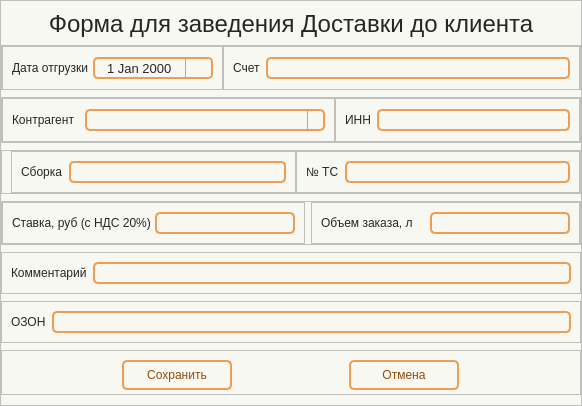
<?xml version="1.0" encoding="UTF-8"?>
<ui version="4.0">
 <class>Form</class>
 <widget class="QWidget" name="Form">
  <property name="geometry">
   <rect>
    <x>0</x>
    <y>0</y>
    <width>582</width>
    <height>406</height>
   </rect>
  </property>
  <property name="windowTitle">
   <string>Form</string>
  </property>
  <property name="styleSheet">
   <string notr="true">Form.QWidget{border: 2px solid #f28223;}

QWidget{
	background-color: #f8f8f2;
}

#Title_label.QLabel {
color: #262626;
font: 18pt &quot;Tahoma&quot;;
}

QLabel {
color: #262626;
font: 10pt &quot;Tahoma&quot;;
}

QPushButton {
	border: 2px solid #f09d54;
	border-radius: 5px;
	background-color: #f8f8f2;
	color: #964b09;
	font: 10pt &quot;Tahoma&quot;;
}

QPushButton:hover {
	background-color: #f28223;
	color: #ffffff;
}

QPushButton:pressed {
	background-color: #f28223;
	border: 2px solid #f28223;
	color: #ffffff;
}


QTableWidget {	
	background-color: #f8f8f2;
	padding: 10px;
	border-radius: 5px;
	gridline-color: #f8994a;
    outline: none;
	color: #262626;
}
QTableWidget::item{
	border-color: #f8994a;
	padding-left: 5px;
	padding-right: 5px;
	gridline-color: #f8994a;
	color: #262626;
	padding: 1px;
    font: 7pt &quot;Tahoma&quot;; 
}
QTableWidget::item:selected{
	background-color: #f28223;
    color: #ffffff;
}
QTableWidget::item:editable {
	background-color: #ffffd0;
	border: #ffffff;
}
QTableWidget::item:focus {
	background-color: #f28223;
	border: 2px solid #ffffff;
}
QHeaderView::section{
	background-color: #f8f8f2;
	border: none;
	border-style: none;
}
QTableWidget::horizontalHeader {	
	background-color: #f8994a;
	font: 10pt &quot;Tahoma&quot;;
}
QHeaderView::section:horizontal {
    border: 1px solid #f8994a;
	background-color: #ffd4af;
	padding: 3px;
	border-top-left-radius: 7px;
    border-top-right-radius: 7px;
    color: #262626;
}
QHeaderView::section:vertical {
    border: 1px solid #f8994a;
	color: #262626;
}

QLineEdit {
	background-color: #f8f8f2;
	border-radius: 5px;
	border: 2px solid #f09d54;
	padding-left: 10px;
	selection-color: rgb(255, 255, 255);
	selection-background-color: #f28223;
    color: #262626;
}
QLineEdit:hover {
	border: 2px solid #f28223;
}
QLineEdit:focus {
	border: 2px solid #f28223;
}

QComboBox {
	background-color: #f8f8f2;
	border-radius: 5px;
	border: 2px solid #f09d54;
	padding-left: 10px;
	selection-color: #f28223;
	selection-background-color: #f28223;
    color: #262626;
	font: 9pt &quot;Tahoma&quot;;
}
QComboBox:hover {
	border: 2px solid #f28223;
	
}
QComboBox:focus {
	border: 2px solid #f28223;
}

QComboBox QAbstractItemView::item {
	color: #262626;
}
QComboBox QAbstractItemView::item::selected {
	background-color: #f09d54;
	color: #ffffff;
}

QComboBox::down-arrow {
	
	image: url(:/icon/icon/chevron-down — копия — копия.svg);
}
QComboBox::drop-down {
    subcontrol-origin: padding;
    subcontrol-position: top right;
    width: 15px;
    border-left-width: 1px;
    border-left-color: #f8994a;
    border-left-style: solid; /* just a single line */
    border-top-right-radius: 3px; /* same radius as the QComboBox */
    border-bottom-right-radius: 3px;
	color: #262626;
}

QScrollBar:horizontal {
    border: none;
    background: #f8994a;
    height: 8px;
    margin: 0px 21px 0 21px;
	border-radius: 0px;
}
QScrollBar::handle:horizontal {
    background: #f6c294;
    min-width: 20px;
	border-radius: 4px
}
QScrollBar::add-line:horizontal {
    border: none;
    background: #f8994a;
    width: 20px;
	border-top-right-radius: 4px;
    border-bottom-right-radius: 4px;
    subcontrol-position: right;
    subcontrol-origin: margin;
}
QScrollBar::sub-line:horizontal {
    border: none;
    background: #f8994a;
    width: 20px;
	border-top-left-radius: 4px;
    border-bottom-left-radius: 4px;
    subcontrol-position: left;
    subcontrol-origin: margin;
}
QScrollBar::up-arrow:horizontal, QScrollBar::down-arrow:horizontal
{
     background: none;
}
QScrollBar::add-page:horizontal, QScrollBar::sub-page:horizontal
{
     background: none;
}
 QScrollBar:vertical {
	border: none;
    background-color: #f8994a;
    width: 8px;
    margin: 21px 0 21px 0;
	border-radius: 0px;
 }
 QScrollBar::handle:vertical {	
	background: #f6c294;
    min-height: 25px;
	border-radius: 4px
 }
 QScrollBar::add-line:vertical {
     border: none;
    background: #f8994a;
     height: 20px;
	border-bottom-left-radius: 4px;
    border-bottom-right-radius: 4px;
     subcontrol-position: bottom;
     subcontrol-origin: margin;
 }
 QScrollBar::sub-line:vertical {
	border: none;
    background: #f8994a;
     height: 20px;
	border-top-left-radius: 4px;
    border-top-right-radius: 4px;
     subcontrol-position: top;
     subcontrol-origin: margin;
 }
 QScrollBar::up-arrow:vertical, QScrollBar::down-arrow:vertical {
     background: none;
 }

 QScrollBar::add-page:vertical, QScrollBar::sub-page:vertical {
     background: none;
 }

QDateEdit {
    background-color: #f8f8f2;
    border-radius: 5px;
    border: 2px solid #f09d54;
    padding-left: 10px; /* Add left padding */
    padding-right: 10px; /* Add right padding to accommodate the dropdown arrow */
    color: #262626;
    font: 10pt &quot;Tahoma&quot;;
    min-width: 80px; /* Minimum width to prevent text clipping */
}

QDateEdit:hover {
    border: 2px solid #f28223;
}

QDateEdit:focus {
    border: 2px solid #f28223;
}

QDateEdit::drop-down {
    subcontrol-origin: padding;
    subcontrol-position: top right;
    width: 25px; /* Keep the dropdown arrow width */
    border-left-width: 1px;
    border-left-color: #f8994a;
    border-left-style: solid;
    border-top-right-radius: 3px;
    border-bottom-right-radius: 3px;
    background-color: #f8f8f2;
}

QDateEdit::down-arrow {
	image: url(:/icon/icon/chevron-down — копия — копия.svg);
    width: 16px;
    height: 16px;
}

/* Calendar Styling */
QCalendarWidget {
    background-color: #f8f8f2;
    border: 2px solid #f28223;
    color: #262626;
}

QCalendarWidget QWidget {
    color: #262626;
}

QCalendarWidget QAbstractItemView {
    background-color: #f8f8f2;
    selection-background-color: #f28223;
    selection-color: #ffffff;
}

QCalendarWidget QToolButton {
    background-color: #ffd4af;
    color: #262626;
    font: 10pt &quot;Tahoma&quot;;
    border-radius: 3px;
    padding: 5px;
}

QCalendarWidget QToolButton:hover {
    background-color: #f28223;
    color: #ffffff;
}

QCalendarWidget QMenu {
    background-color: #f8f8f2;
    border: 1px solid #f28223;
}

QCalendarWidget QSpinBox {
    background-color: #f8f8f2;
    color: #262626;
    border: 1px solid #f09d54;
}

QCalendarWidget QSpinBox::up-button {
    subcontrol-origin: border;
    subcontrol-position: top right;
    width: 15px;
    border-left-width: 1px;
    border-left-color: #f8994a;
    border-left-style: solid;
}

QCalendarWidget QSpinBox::down-button {
    subcontrol-origin: border;
    subcontrol-position: bottom right;
    width: 15px;
    border-left-width: 1px;
    border-left-color: #f8994a;
    border-left-style: solid;
}

QCalendarWidget QSpinBox::up-arrow {
	image: url(:/icon/icon/chevron-up — копия — копия.svg);
    width: 10px;
    height: 10px;
}

QCalendarWidget QSpinBox::down-arrow {
	image: url(:/icon/icon/chevron-down — копия — копия.svg);
    width: 10px;
    height: 10px;
}
</string>
  </property>
  <layout class="QHBoxLayout" name="horizontalLayout">
   <property name="spacing">
    <number>0</number>
   </property>
   <property name="leftMargin">
    <number>0</number>
   </property>
   <property name="topMargin">
    <number>0</number>
   </property>
   <property name="rightMargin">
    <number>0</number>
   </property>
   <property name="bottomMargin">
    <number>0</number>
   </property>
   <item>
    <widget class="QWidget" name="widget" native="true">
     <layout class="QHBoxLayout" name="horizontalLayout_17">
      <property name="spacing">
       <number>0</number>
      </property>
      <property name="leftMargin">
       <number>0</number>
      </property>
      <property name="topMargin">
       <number>0</number>
      </property>
      <property name="rightMargin">
       <number>0</number>
      </property>
      <property name="bottomMargin">
       <number>0</number>
      </property>
      <item>
       <widget class="QFrame" name="frame_2">
        <property name="frameShape">
         <enum>QFrame::Shape::StyledPanel</enum>
        </property>
        <property name="frameShadow">
         <enum>QFrame::Shadow::Raised</enum>
        </property>
        <layout class="QVBoxLayout" name="verticalLayout">
         <property name="spacing">
          <number>7</number>
         </property>
         <property name="leftMargin">
          <number>0</number>
         </property>
         <property name="topMargin">
          <number>9</number>
         </property>
         <property name="rightMargin">
          <number>0</number>
         </property>
         <property name="bottomMargin">
          <number>10</number>
         </property>
         <item>
          <widget class="QLabel" name="Title_label">
           <property name="maximumSize">
            <size>
             <width>16777215</width>
             <height>40</height>
            </size>
           </property>
           <property name="font">
            <font>
             <family>Tahoma</family>
             <pointsize>18</pointsize>
             <italic>false</italic>
             <bold>false</bold>
            </font>
           </property>
           <property name="text">
            <string>Форма для заведения Доставки до клиента</string>
           </property>
           <property name="alignment">
            <set>Qt::AlignmentFlag::AlignCenter</set>
           </property>
          </widget>
         </item>
         <item>
          <widget class="QFrame" name="frame_date_bill">
           <property name="minimumSize">
            <size>
             <width>0</width>
             <height>45</height>
            </size>
           </property>
           <property name="frameShape">
            <enum>QFrame::Shape::StyledPanel</enum>
           </property>
           <property name="frameShadow">
            <enum>QFrame::Shadow::Raised</enum>
           </property>
           <layout class="QHBoxLayout" name="horizontalLayout_8">
            <property name="spacing">
             <number>0</number>
            </property>
            <property name="leftMargin">
             <number>0</number>
            </property>
            <property name="topMargin">
             <number>0</number>
            </property>
            <property name="rightMargin">
             <number>0</number>
            </property>
            <property name="bottomMargin">
             <number>0</number>
            </property>
            <item>
             <widget class="QFrame" name="frame_5">
              <property name="minimumSize">
               <size>
                <width>0</width>
                <height>44</height>
               </size>
              </property>
              <property name="frameShape">
               <enum>QFrame::Shape::StyledPanel</enum>
              </property>
              <property name="frameShadow">
               <enum>QFrame::Shadow::Raised</enum>
              </property>
              <layout class="QHBoxLayout" name="horizontalLayout_5">
               <property name="spacing">
                <number>4</number>
               </property>
               <item>
                <widget class="QLabel" name="label_3">
                 <property name="text">
                  <string>Дата отгрузки</string>
                 </property>
                </widget>
               </item>
               <item>
                <widget class="QDateEdit" name="line_deliv_date">
                 <property name="minimumSize">
                  <size>
                   <width>104</width>
                   <height>22</height>
                  </size>
                 </property>
                 <property name="maximumSize">
                  <size>
                   <width>16777215</width>
                   <height>22</height>
                  </size>
                 </property>
                 <property name="font">
                  <font>
                   <family>Tahoma</family>
                   <pointsize>10</pointsize>
                   <italic>false</italic>
                   <bold>false</bold>
                   <kerning>false</kerning>
                  </font>
                 </property>
                 <property name="calendarPopup">
                  <bool>true</bool>
                 </property>
                </widget>
               </item>
              </layout>
             </widget>
            </item>
            <item>
             <widget class="QFrame" name="frame">
              <property name="minimumSize">
               <size>
                <width>0</width>
                <height>44</height>
               </size>
              </property>
              <property name="frameShape">
               <enum>QFrame::Shape::StyledPanel</enum>
              </property>
              <property name="frameShadow">
               <enum>QFrame::Shadow::Raised</enum>
              </property>
              <layout class="QHBoxLayout" name="horizontalLayout_2">
               <item>
                <widget class="QLabel" name="label">
                 <property name="text">
                  <string>Счет</string>
                 </property>
                </widget>
               </item>
               <item>
                <widget class="QLineEdit" name="line_bill">
                 <property name="minimumSize">
                  <size>
                   <width>160</width>
                   <height>22</height>
                  </size>
                 </property>
                 <property name="maximumSize">
                  <size>
                   <width>16777215</width>
                   <height>22</height>
                  </size>
                 </property>
                </widget>
               </item>
              </layout>
             </widget>
            </item>
           </layout>
          </widget>
         </item>
         <item>
          <widget class="QFrame" name="frame_customer">
           <property name="minimumSize">
            <size>
             <width>0</width>
             <height>45</height>
            </size>
           </property>
           <property name="frameShape">
            <enum>QFrame::Shape::StyledPanel</enum>
           </property>
           <property name="frameShadow">
            <enum>QFrame::Shadow::Raised</enum>
           </property>
           <layout class="QHBoxLayout" name="horizontalLayout_7">
            <property name="spacing">
             <number>0</number>
            </property>
            <property name="leftMargin">
             <number>0</number>
            </property>
            <property name="topMargin">
             <number>0</number>
            </property>
            <property name="rightMargin">
             <number>0</number>
            </property>
            <property name="bottomMargin">
             <number>0</number>
            </property>
            <item>
             <widget class="QFrame" name="frame_3">
              <property name="minimumSize">
               <size>
                <width>330</width>
                <height>44</height>
               </size>
              </property>
              <property name="frameShape">
               <enum>QFrame::Shape::StyledPanel</enum>
              </property>
              <property name="frameShadow">
               <enum>QFrame::Shadow::Raised</enum>
              </property>
              <layout class="QHBoxLayout" name="horizontalLayout_3">
               <property name="spacing">
                <number>0</number>
               </property>
               <property name="leftMargin">
                <number>9</number>
               </property>
               <property name="topMargin">
                <number>0</number>
               </property>
               <property name="rightMargin">
                <number>9</number>
               </property>
               <property name="bottomMargin">
                <number>0</number>
               </property>
               <item>
                <widget class="QLabel" name="label_2">
                 <property name="minimumSize">
                  <size>
                   <width>73</width>
                   <height>0</height>
                  </size>
                 </property>
                 <property name="maximumSize">
                  <size>
                   <width>73</width>
                   <height>16777215</height>
                  </size>
                 </property>
                 <property name="text">
                  <string>Контрагент</string>
                 </property>
                </widget>
               </item>
               <item>
                <widget class="QComboBox" name="line_cust_name">
                 <property name="minimumSize">
                  <size>
                   <width>240</width>
                   <height>22</height>
                  </size>
                 </property>
                 <property name="maximumSize">
                  <size>
                   <width>16777215</width>
                   <height>22</height>
                  </size>
                 </property>
                </widget>
               </item>
              </layout>
             </widget>
            </item>
            <item>
             <widget class="QFrame" name="frame_4">
              <property name="minimumSize">
               <size>
                <width>0</width>
                <height>44</height>
               </size>
              </property>
              <property name="frameShape">
               <enum>QFrame::Shape::StyledPanel</enum>
              </property>
              <property name="frameShadow">
               <enum>QFrame::Shadow::Raised</enum>
              </property>
              <layout class="QHBoxLayout" name="horizontalLayout_4">
               <property name="spacing">
                <number>6</number>
               </property>
               <property name="topMargin">
                <number>0</number>
               </property>
               <property name="bottomMargin">
                <number>0</number>
               </property>
               <item>
                <widget class="QLabel" name="label_4">
                 <property name="text">
                  <string>ИНН</string>
                 </property>
                </widget>
               </item>
               <item>
                <widget class="QLineEdit" name="line_inn">
                 <property name="minimumSize">
                  <size>
                   <width>100</width>
                   <height>22</height>
                  </size>
                 </property>
                 <property name="maximumSize">
                  <size>
                   <width>16777215</width>
                   <height>22</height>
                  </size>
                 </property>
                </widget>
               </item>
              </layout>
             </widget>
            </item>
           </layout>
          </widget>
         </item>
         <item>
          <widget class="QFrame" name="frame_sborka">
           <property name="frameShape">
            <enum>QFrame::Shape::StyledPanel</enum>
           </property>
           <property name="frameShadow">
            <enum>QFrame::Shadow::Raised</enum>
           </property>
           <layout class="QHBoxLayout" name="horizontalLayout_12">
            <property name="spacing">
             <number>0</number>
            </property>
            <property name="topMargin">
             <number>0</number>
            </property>
            <property name="rightMargin">
             <number>0</number>
            </property>
            <property name="bottomMargin">
             <number>0</number>
            </property>
            <item>
             <widget class="QFrame" name="frame_10">
              <property name="frameShape">
               <enum>QFrame::Shape::StyledPanel</enum>
              </property>
              <property name="frameShadow">
               <enum>QFrame::Shadow::Raised</enum>
              </property>
              <layout class="QHBoxLayout" name="horizontalLayout_9">
               <item>
                <widget class="QLabel" name="label_5">
                 <property name="maximumSize">
                  <size>
                   <width>50</width>
                   <height>16777215</height>
                  </size>
                 </property>
                 <property name="text">
                  <string>Сборка</string>
                 </property>
                </widget>
               </item>
               <item>
                <widget class="QLineEdit" name="line_sborka">
                 <property name="minimumSize">
                  <size>
                   <width>100</width>
                   <height>22</height>
                  </size>
                 </property>
                 <property name="maximumSize">
                  <size>
                   <width>16777215</width>
                   <height>22</height>
                  </size>
                 </property>
                </widget>
               </item>
              </layout>
             </widget>
            </item>
            <item>
             <widget class="QFrame" name="frame_11">
              <property name="frameShape">
               <enum>QFrame::Shape::StyledPanel</enum>
              </property>
              <property name="frameShadow">
               <enum>QFrame::Shadow::Raised</enum>
              </property>
              <layout class="QHBoxLayout" name="horizontalLayout_10">
               <item>
                <widget class="QLabel" name="label_6">
                 <property name="maximumSize">
                  <size>
                   <width>50</width>
                   <height>16777215</height>
                  </size>
                 </property>
                 <property name="text">
                  <string>№ ТС</string>
                 </property>
                </widget>
               </item>
               <item>
                <widget class="QLineEdit" name="line_ts">
                 <property name="minimumSize">
                  <size>
                   <width>100</width>
                   <height>22</height>
                  </size>
                 </property>
                 <property name="maximumSize">
                  <size>
                   <width>16777215</width>
                   <height>22</height>
                  </size>
                 </property>
                </widget>
               </item>
              </layout>
             </widget>
            </item>
           </layout>
          </widget>
         </item>
         <item>
          <widget class="QFrame" name="frame_amounts">
           <property name="frameShape">
            <enum>QFrame::Shape::StyledPanel</enum>
           </property>
           <property name="frameShadow">
            <enum>QFrame::Shadow::Raised</enum>
           </property>
           <layout class="QHBoxLayout" name="horizontalLayout_6">
            <property name="leftMargin">
             <number>0</number>
            </property>
            <property name="topMargin">
             <number>0</number>
            </property>
            <property name="rightMargin">
             <number>0</number>
            </property>
            <property name="bottomMargin">
             <number>0</number>
            </property>
            <item>
             <widget class="QFrame" name="frame_15">
              <property name="frameShape">
               <enum>QFrame::Shape::StyledPanel</enum>
              </property>
              <property name="frameShadow">
               <enum>QFrame::Shadow::Raised</enum>
              </property>
              <layout class="QHBoxLayout" name="horizontalLayout_11">
               <property name="spacing">
                <number>4</number>
               </property>
               <property name="leftMargin">
                <number>9</number>
               </property>
               <property name="topMargin">
                <number>9</number>
               </property>
               <property name="rightMargin">
                <number>9</number>
               </property>
               <item>
                <widget class="QLabel" name="label_9">
                 <property name="text">
                  <string>Ставка, руб (с НДС 20%)</string>
                 </property>
                </widget>
               </item>
               <item>
                <widget class="QLineEdit" name="line_amount">
                 <property name="minimumSize">
                  <size>
                   <width>140</width>
                   <height>22</height>
                  </size>
                 </property>
                 <property name="maximumSize">
                  <size>
                   <width>140</width>
                   <height>22</height>
                  </size>
                 </property>
                </widget>
               </item>
              </layout>
             </widget>
            </item>
            <item>
             <widget class="QFrame" name="frame_17">
              <property name="frameShape">
               <enum>QFrame::Shape::StyledPanel</enum>
              </property>
              <property name="frameShadow">
               <enum>QFrame::Shadow::Raised</enum>
              </property>
              <layout class="QHBoxLayout" name="horizontalLayout_13">
               <property name="spacing">
                <number>4</number>
               </property>
               <item>
                <widget class="QLabel" name="label_11">
                 <property name="text">
                  <string>Объем заказа, л</string>
                 </property>
                </widget>
               </item>
               <item>
                <widget class="QLineEdit" name="line_volume">
                 <property name="minimumSize">
                  <size>
                   <width>140</width>
                   <height>22</height>
                  </size>
                 </property>
                 <property name="maximumSize">
                  <size>
                   <width>140</width>
                   <height>22</height>
                  </size>
                 </property>
                </widget>
               </item>
              </layout>
             </widget>
            </item>
           </layout>
          </widget>
         </item>
         <item>
          <widget class="QFrame" name="frame_comment">
           <property name="frameShape">
            <enum>QFrame::Shape::StyledPanel</enum>
           </property>
           <property name="frameShadow">
            <enum>QFrame::Shadow::Raised</enum>
           </property>
           <layout class="QHBoxLayout" name="horizontalLayout_14">
            <item>
             <widget class="QLabel" name="label_7">
              <property name="text">
               <string>Комментарий</string>
              </property>
             </widget>
            </item>
            <item>
             <widget class="QLineEdit" name="line_comment">
              <property name="minimumSize">
               <size>
                <width>250</width>
                <height>22</height>
               </size>
              </property>
              <property name="maximumSize">
               <size>
                <width>16777215</width>
                <height>22</height>
               </size>
              </property>
             </widget>
            </item>
           </layout>
          </widget>
         </item>
         <item>
          <widget class="QFrame" name="frame_ozon">
           <property name="frameShape">
            <enum>QFrame::Shape::StyledPanel</enum>
           </property>
           <property name="frameShadow">
            <enum>QFrame::Shadow::Raised</enum>
           </property>
           <layout class="QHBoxLayout" name="horizontalLayout_16">
            <item>
             <widget class="QLabel" name="label_8">
              <property name="text">
               <string>ОЗОН</string>
              </property>
             </widget>
            </item>
            <item>
             <widget class="QLineEdit" name="line_ozon">
              <property name="minimumSize">
               <size>
                <width>250</width>
                <height>22</height>
               </size>
              </property>
              <property name="maximumSize">
               <size>
                <width>16777215</width>
                <height>22</height>
               </size>
              </property>
             </widget>
            </item>
           </layout>
          </widget>
         </item>
         <item>
          <widget class="QFrame" name="frame_buttons">
           <property name="minimumSize">
            <size>
             <width>0</width>
             <height>45</height>
            </size>
           </property>
           <property name="maximumSize">
            <size>
             <width>16777215</width>
             <height>45</height>
            </size>
           </property>
           <property name="frameShape">
            <enum>QFrame::Shape::StyledPanel</enum>
           </property>
           <property name="frameShadow">
            <enum>QFrame::Shadow::Raised</enum>
           </property>
           <layout class="QHBoxLayout" name="horizontalLayout_15">
            <item>
             <widget class="QPushButton" name="btn_save">
              <property name="minimumSize">
               <size>
                <width>110</width>
                <height>30</height>
               </size>
              </property>
              <property name="maximumSize">
               <size>
                <width>110</width>
                <height>30</height>
               </size>
              </property>
              <property name="text">
               <string>Сохранить</string>
              </property>
              <property name="icon">
               <iconset resource="../resource.qrc">
                <normaloff>:/icon/icon/check-circle — копия — копия.svg</normaloff>:/icon/icon/check-circle — копия — копия.svg</iconset>
              </property>
             </widget>
            </item>
            <item>
             <widget class="QPushButton" name="btn_cancel">
              <property name="minimumSize">
               <size>
                <width>110</width>
                <height>30</height>
               </size>
              </property>
              <property name="maximumSize">
               <size>
                <width>110</width>
                <height>30</height>
               </size>
              </property>
              <property name="text">
               <string>Отмена</string>
              </property>
              <property name="icon">
               <iconset resource="../resource.qrc">
                <normaloff>:/icon/icon/x-circle — копия — копия.svg</normaloff>:/icon/icon/x-circle — копия — копия.svg</iconset>
              </property>
             </widget>
            </item>
           </layout>
          </widget>
         </item>
        </layout>
       </widget>
      </item>
     </layout>
    </widget>
   </item>
  </layout>
 </widget>
 <resources>
  <include location="../resource.qrc"/>
 </resources>
 <connections/>
</ui>
